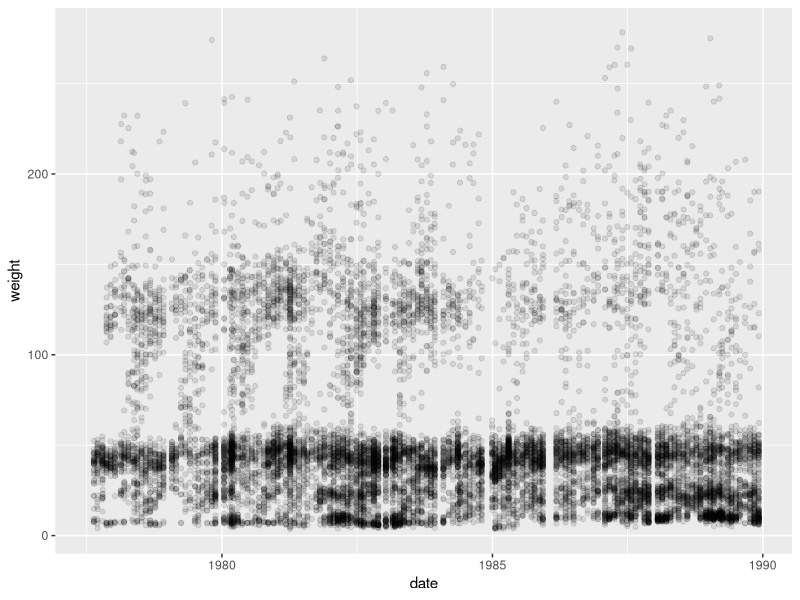
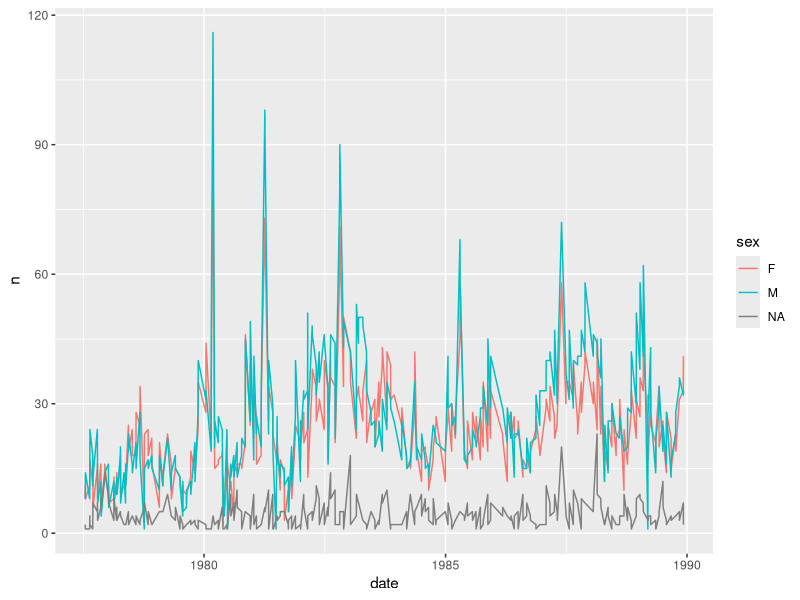

Write R code to recreate these figures, in order.
## ---- chunk 1
knitr::opts_chunk$set(dpi = 200, out.height = 600, out.width = 600, R.options = list(max.print = 100))
## ---- chunk 2
library(tidyverse)
## ---- chunk 3
surveys <- read_csv("data/cleaned/surveys_complete_77_89.csv")
## ---- chunk 4
class(surveys)
## ---- chunk 5
select(surveys, plot_id, species_id, hindfoot_length)
## ---- chunk 6
select(surveys, -record_id, -year)
## ---- chunk 7
select(surveys, c(3:5, 10))
## ---- chunk 8
select(surveys, where(is.numeric))
## ---- chunk 9
select(surveys, where(anyNA))
## ---- chunk 10
filter(surveys, year == 1985)
## ---- chunk 11
filter(surveys, species_id %in% c("RM", "DO"))
## ---- chunk 12
filter(surveys, year <= 1988 & !is.na(hindfoot_length))
## ---- chunk 13
surveys_filtered <- filter(surveys, year >= 1980 & year <= 1985)
## ---- chunk 14
surveys_selected <- select(surveys, year, month, species_id, plot_id)
## ---- chunk 15
filter(select(surveys, -day), month >= 7)
## ---- chunk 16
surveys_noday <- select(surveys, -day)
filter(surveys_noday, month >= 7)
## ---- chunk 17
surveys %>% 
  select(-day) %>% 
  filter(month >= 7)
## ---- chunk 18
surveys_sub <- surveys %>% 
  select(-day) %>% 
  filter(month >= 7)
## ---- chunk 19
surveys_1988 <- surveys %>%
  filter(year == 1988) %>%
  select(record_id, month, species_id)
## ---- chunk 20
surveys %>% 
  mutate(weight_kg = weight / 1000)
## ---- chunk 21
surveys %>% 
  mutate(weight_kg = weight / 1000,
         weight_lbs = weight_kg * 2.2)
## ---- chunk 22
surveys %>% 
  mutate(date = paste(year, month, day, sep = "-"))
## ---- chunk 23
surveys %>% 
  mutate(date = paste(year, month, day, sep = "-")) %>% 
  relocate(date, .after = year)
## ---- chunk 24
library(lubridate)

surveys %>% 
  mutate(date = paste(year, month, day, sep = "-"),
         date = ymd(date)) %>% 
  relocate(date, .after = year)

surveys %>% 
  mutate(date = paste(year, month, day, sep = "-"),
         date = as.Date(date)) %>% 
  relocate(date, .after = year)
## ---- chunk 25
# using nested functions
surveys %>% 
  mutate(date = ymd(paste(year, month, day, sep = "-"))) %>% 
  relocate(date, .after = year)

# using a pipe *inside* mutate()
surveys %>% 
  mutate(date = paste(year, month, day, 
                      sep = "-") %>% ymd()) %>% 
  relocate(date, .after = year)
## ---- chunk 26
surveys %>% 
  mutate(date = ymd(paste(year, month, day, sep = "-"))) %>% 
  ggplot(aes(x = date, y = weight)) +
  geom_jitter(alpha = 0.1)
## ---- chunk 27
surveys %>% 
  group_by(sex) %>% 
  summarize(mean_weight = mean(weight, na.rm = T))
## ---- chunk 28
surveys %>% 
  group_by(sex) %>% 
  summarize(mean_weight = mean(weight, na.rm = T),
            n = n())
## ---- chunk 29
surveys %>% 
  group_by(species_id, sex) %>% 
  summarize(mean_weight = mean(weight, na.rm = T),
            n = n())
## ---- chunk 30
surveys %>% 
  filter(!is.na(weight)) %>% 
  group_by(species_id, sex) %>% 
  summarize(mean_weight = mean(weight),
            n = n())
## ---- chunk 31
surveys %>% 
  filter(!is.na(weight)) %>% 
  group_by(species_id, sex) %>% 
  summarize(mean_weight = mean(weight),
            n = n()) %>% 
  arrange(mean_weight)
## ---- chunk 32
surveys %>% 
  filter(!is.na(weight)) %>% 
  group_by(species_id, sex) %>% 
  summarize(mean_weight = mean(weight),
            n = n()) %>% 
  arrange(desc(mean_weight))
## ---- chunk 33
surveys %>% 
  group_by(species_id, sex)
## ---- chunk 34
surveys %>% 
  filter(!is.na(weight)) %>% 
  group_by(species_id, sex) %>% 
  summarize(mean_weight = mean(weight),
            n = n()) %>% 
  arrange(desc(mean_weight)) %>% 
  ungroup()
## ---- chunk 35
surveys %>% 
  filter(!is.na(weight)) %>% 
  group_by(species_id, sex) %>% 
  mutate(mean_weight = mean(weight),
            weight_diff = weight - mean_weight)
## ---- chunk 36
surveys %>% 
  filter(!is.na(weight)) %>% 
  group_by(species_id, sex) %>% 
  mutate(mean_weight = mean(weight),
            weight_diff = weight - mean_weight) %>% 
  select(species_id, sex, contains("weight"))
## ---- chunk 37

surveys_daily_counts <- surveys %>% 
  mutate(date = ymd(paste(year, month, day, sep = "-"))) %>% 
  group_by(date, sex) %>% 
  summarize(n = n())

# shorter approach using count()
surveys_daily_counts <- surveys %>% 
  mutate(date = ymd(paste(year, month, day, sep = "-"))) %>% 
  count(date, sex)
## ---- chunk 38
surveys_daily_counts %>% 
  ggplot(aes(x = date, y = n, color = sex)) +
  geom_line()
## ---- chunk 39
sp_by_plot <- surveys %>% 
  filter(!is.na(weight)) %>% 
  group_by(species_id, plot_id) %>% 
  summarise(mean_weight = mean(weight)) %>% 
  arrange(species_id, plot_id)

sp_by_plot
## ---- chunk 40
sp_by_plot_wide <- sp_by_plot %>% 
  pivot_wider(names_from = plot_id, 
              values_from = mean_weight)

sp_by_plot_wide
## ---- chunk 41
sp_by_plot %>% 
  filter(species_id == "BA" & plot_id == 1)
## ---- chunk 42
sp_by_plot_wide %>% 
  pivot_longer(cols = -species_id, names_to = "PLOT", values_to = "MEAN_WT")
## ---- chunk 43
sp_by_plot_wide %>% 
  pivot_longer(cols = -species_id, names_to = "PLOT", values_to = "MEAN_WT") %>% 
  filter(!is.na(MEAN_WT))
## ---- chunk 44
sp_by_plot %>% 
  pivot_wider(names_from = plot_id, values_from = mean_weight,
              names_prefix = "plot_")
## ---- chunk 45
surveys_sp <- sp_by_plot %>% 
  pivot_wider(names_from = plot_id, values_from = mean_weight,
              names_prefix = "plot_")

surveys_sp
## ---- chunk 46
write_csv(surveys_sp, "data/cleaned/surveys_meanweight_species_plot.csv")
